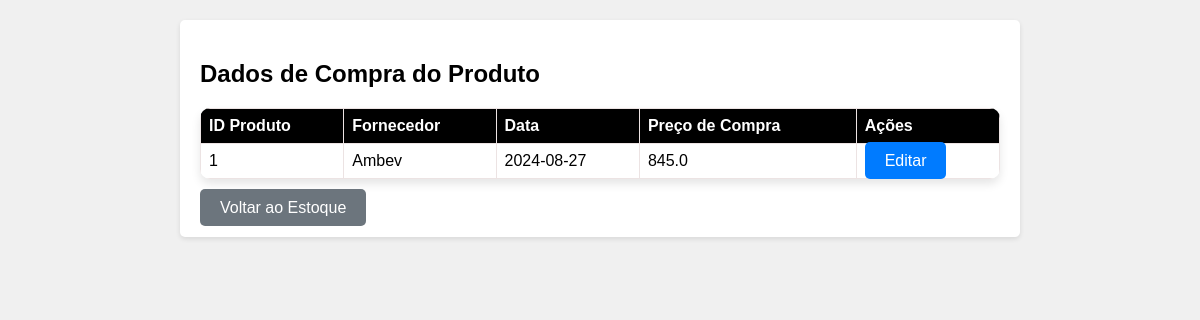
/estoque/1/dados_compra, run on the app's committed database.
### tables this page shows
CREATE TABLE produto_fornecedor (
    id_produto INTEGER NOT NULL,
    id_fornecedor INTEGER NOT NULL,
    data DATE NOT NULL,
    preco_compra REAL NOT NULL,
    PRIMARY KEY (id_produto, id_fornecedor),
    FOREIGN KEY (id_produto) REFERENCES produto(id_produto),
    FOREIGN KEY (id_fornecedor) REFERENCES fornecedor(id_fornecedor)
);

CREATE TABLE fornecedor (
    id_fornecedor INTEGER PRIMARY KEY AUTOINCREMENT,
    nome TEXT NOT NULL,
    endereco TEXT NOT NULL,
    contato TEXT NOT NULL
);

### routes/routes_entidades/dados_compra.py (the view)
@dados_compra_bp.route('/estoque/<int:id>/dados_compra')
def lista_dados_compra(id):
    conn = get_db_connection()
    dados_produto = conn.execute('''
        SELECT pf.*, f.nome AS nome_fornecedor
        FROM produto_fornecedor pf
        INNER JOIN fornecedor f ON pf.id_fornecedor = f.id_fornecedor
        WHERE pf.id_produto = ?
    ''', (id,)).fetchall()
    conn.close()
    if dados_produto is None:
        return 'Preço não encontrado!', 404
    return render_template('lista_dados_compra.html', dados_produto=dados_produto)

### db_utils.py (called while the page is built)
def connect_db():
    rv = sqlite3.connect(DATABASE)
    rv.row_factory = sqlite3.Row
    return rv

def get_db_connection():
    if not hasattr(g, 'sqlite_db'):
        g.sqlite_db = connect_db()
    return g.sqlite_db

def close_db_connection(error):
    if hasattr(g, 'sqlite_db'):
        g.sqlite_db.close()

### templates/lista_dados_compra.html (shortened to what this page needs)
<!DOCTYPE html>
<html lang="pt-BR">
<head>
    <link rel="stylesheet" href="/static/css/style.css">
</head>
<body>
    <div class="container">
        <h2>Dados de Compra do Produto</h2>
        <table>
            <thead>
                <tr>
                    <th>ID Produto</th>
                    <th>Fornecedor</th>
                    <th>Data</th>
                    <th>Preço de Compra</th>
                    <th>Ações</th>
                </tr>
            </thead>
            <tbody>
                {% for dado in dados_produto %}
                <tr>
                    <td>{{ dado.id_produto }}</td>
                    <td>{{ dado.nome_fornecedor }}</td>
                    <td>{{ dado.data }}</td>
                    <td>{{ dado.preco_compra }}</td>
                    <td>
                        <a href="{{ url_for('dados_compra.atualiza_dados_compra', id=dado.id_produto) }}" class="btn btn-primary">Editar</a>
                    </td>
                </tr>
                {% endfor %}
            </tbody>
        </table>
        <a href="{{ url_for('estoque.lista_estoque') }}" class="btn btn-secondary">Voltar ao Estoque</a>
    </div>
</body>
</html>

### static/css/style.css (style rules this page uses)
table { width: 100%; border-collapse: collapse; margin-bottom: 20px; box-shadow: 0 5px 10px rgba(0, 0, 0, 0.1); border-radius: 10px; overflow: hidden; }
th { background-color: #3498db; color: #fff; text-align: left; padding: 12px; font-weight: bold; }
tr { border-bottom: 1px solid #ddd; transition: background-color 0.3s ease; }
td { padding: 12px; text-align: left; }
.btn { border-radius: 5px; padding: 8px 12px; text-decoration: none; }
.btn-primary { background-color: #3498db; color: #fff; }
body { font-family: Arial, sans-serif; margin: 0; padding: 0; background-color: #f0f0f0; }
.container { max-width: 800px; margin: 20px auto; padding: 20px; background-color: #fff; border-radius: 5px; box-shadow: 0 2px 5px rgba(0, 0, 0, 0.1); }
.btn { padding: 10px 20px; border-radius: 5px; border: none; cursor: pointer; }
.btn-primary { background-color: #007bff; color: #fff; }
.btn-secondary { background-color: #6c757d; color: #fff; }
th, td { border: 1px solid #ece3e3; padding: 8px; text-align: left; }
th { background-color: #000000; }
.container { max-width: 800px; margin: 20px auto; padding: 20px; }

### data on the page
produto_fornecedor: id_produto "1", nome_fornecedor "Ambev", data "2024-08-27", preco_compra "845.0"
